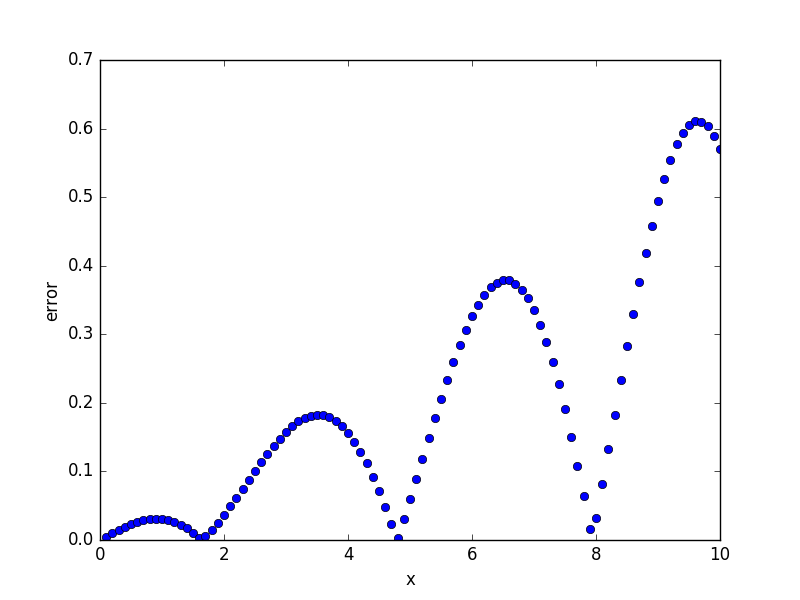

Recreate this plot in Python.
import numpy as np
import matplotlib.pyplot as plt

datos=np.loadtxt('datos_orden2.txt')
y=np.cos(datos[:,0])
dif=np.abs((y-datos[:,1]))
plt.plot(datos[:,0],dif,'o')
plt.xlabel('x')
plt.ylabel('error')
plt.savefig('grafica2.png')
plt.close()
